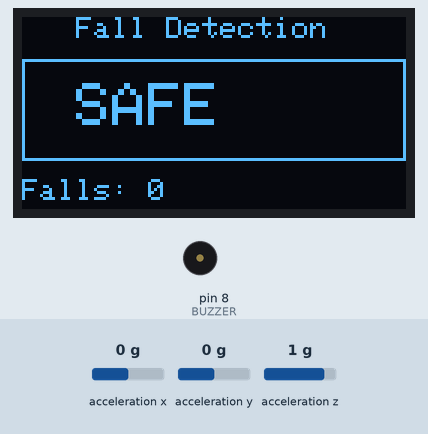
This sketch was run on a simulated Arduino Uno, built with avr-gcc and run on an emulated ATmega328P. Shown: 128×64 one-colour display, buzzer (waves = sounding, pin HIGH). Wiring (inferred from the names in the program): MPU-6050 motion sensor at I2C address 0x68. The inputs (shaded band) are chosen by the test bench; at power-on: acceleration x 0 g, acceleration y 0 g, acceleration z 1 g. What the sketch prints to the serial monitor is not drawn.

Above: at 1.2 s.
1.3 s: acceleration x set to -1 g
4.3 s: acceleration x set to -1.3 g
At 4.8 s:
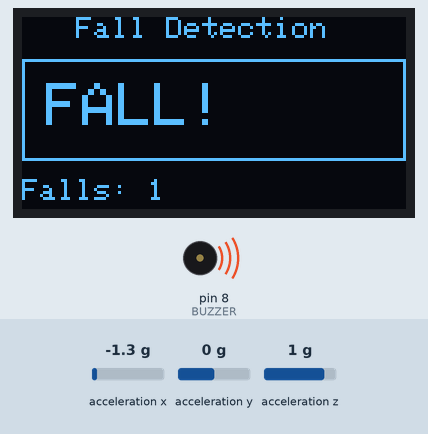
5.9 s: acceleration x set to -0.6 g
7.4 s: acceleration x set to -0.3 g
At 7.8 s:
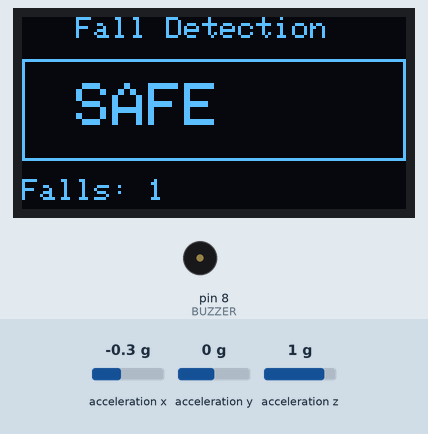
8.9 s: acceleration y set to -1 g
11.9 s: acceleration y set to -1.3 g
At 13.4 s:
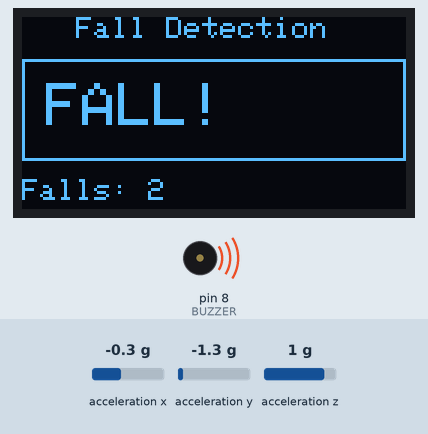
Timing chart, 0 to 14.5 s (numbered marks = the images above; inputs shaded):
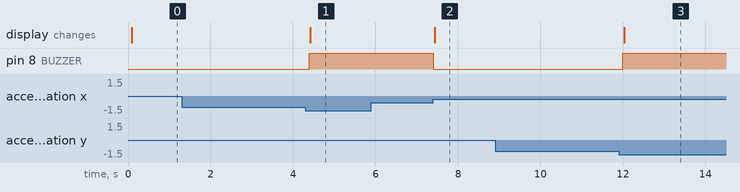

Measured:
- the behaviour switches between -1.1 and -1.2 g on acceleration x (found by bisection; images 0 and 1)
- the behaviour switches between -0.5 and -0.4 g on acceleration x (found by bisection; images 1 and 2)
- the behaviour switches between -1.1 and -1.2 g on acceleration y (found by bisection; images 2 and 3)
- after the input at 1.3 s, every drawn part: stays the same
- after the input at 4.3 s, pin 8 (BUZZER): LOW → HIGH after 0.09 s; the display: changes after 0.12 s (image 1)
- after the input at 5.9 s, every drawn part: stays the same
- after the input at 7.4 s, pin 8 (BUZZER): HIGH → LOW at once; the display: changes at once (image 2)
- after the input at 8.9 s, every drawn part: stays the same
- after the input at 11.9 s, pin 8 (BUZZER): LOW → HIGH after 0.10 s; the display: changes after 0.13 s (image 3)

The sketch:

MPU6050_Fall_Detection_System.ino
```cpp
#include <Wire.h>
#include <Adafruit_GFX.h>
#include <Adafruit_SSD1306.h>
#include <math.h>

#define SCREEN_WIDTH 128
#define SCREEN_HEIGHT 64
#define BUZZER 8

Adafruit_SSD1306 display(SCREEN_WIDTH, SCREEN_HEIGHT, &Wire, -1);

int16_t AcX, AcY, AcZ;

bool fallDetected = false;
int fallCount = 0;

void setup() {
  Serial.begin(9600);
  Wire.begin();

  pinMode(BUZZER, OUTPUT);
  digitalWrite(BUZZER, LOW);

  // Wake MPU6050
  Wire.beginTransmission(0x68);
  Wire.write(0x6B);
  Wire.write(0);
  Wire.endTransmission(true);

  // OLED
  if (!display.begin(SSD1306_SWITCHCAPVCC, 0x3C)) {
    while (1);
  }

  display.clearDisplay();
  display.display();
}

void loop() {

  // Read MPU6050
  Wire.beginTransmission(0x68);
  Wire.write(0x3B);
  Wire.endTransmission(false);

  Wire.requestFrom(0x68, 6, true);

  AcX = Wire.read() << 8 | Wire.read();
  AcY = Wire.read() << 8 | Wire.read();
  AcZ = Wire.read() << 8 | Wire.read();

  // Calculate total acceleration magnitude
  float totalAcc = sqrt(
    (long)AcX * AcX +
    (long)AcY * AcY +
    (long)AcZ * AcZ
  );

  // Fall threshold
  if (!fallDetected && totalAcc > 25000) {
    fallDetected = true;
    fallCount++;
  }

  // Reset when stable
  if (fallDetected && totalAcc < 18000) {
    fallDetected = false;
    digitalWrite(BUZZER, LOW);
  }

  display.clearDisplay();

  display.setTextSize(1);
  display.setTextColor(WHITE);

  display.setCursor(18, 0);
  display.println("Fall Detection");

  display.drawRect(0, 14, 128, 34, WHITE);

  if (fallDetected) {

    digitalWrite(BUZZER, HIGH);

    display.setTextSize(2);
    display.setCursor(8, 22);
    display.println("FALL!");

  } else {

    digitalWrite(BUZZER, LOW);

    display.setTextSize(2);
    display.setCursor(18, 22);
    display.println("SAFE");
  }

  display.setTextSize(1);
  display.setCursor(0, 54);
  display.print("Falls: ");
  display.print(fallCount);

  display.display();

  Serial.print("Acceleration: ");
  Serial.print(totalAcc);
  Serial.print("  Falls: ");
  Serial.println(fallCount);

  delay(100);
}
```
